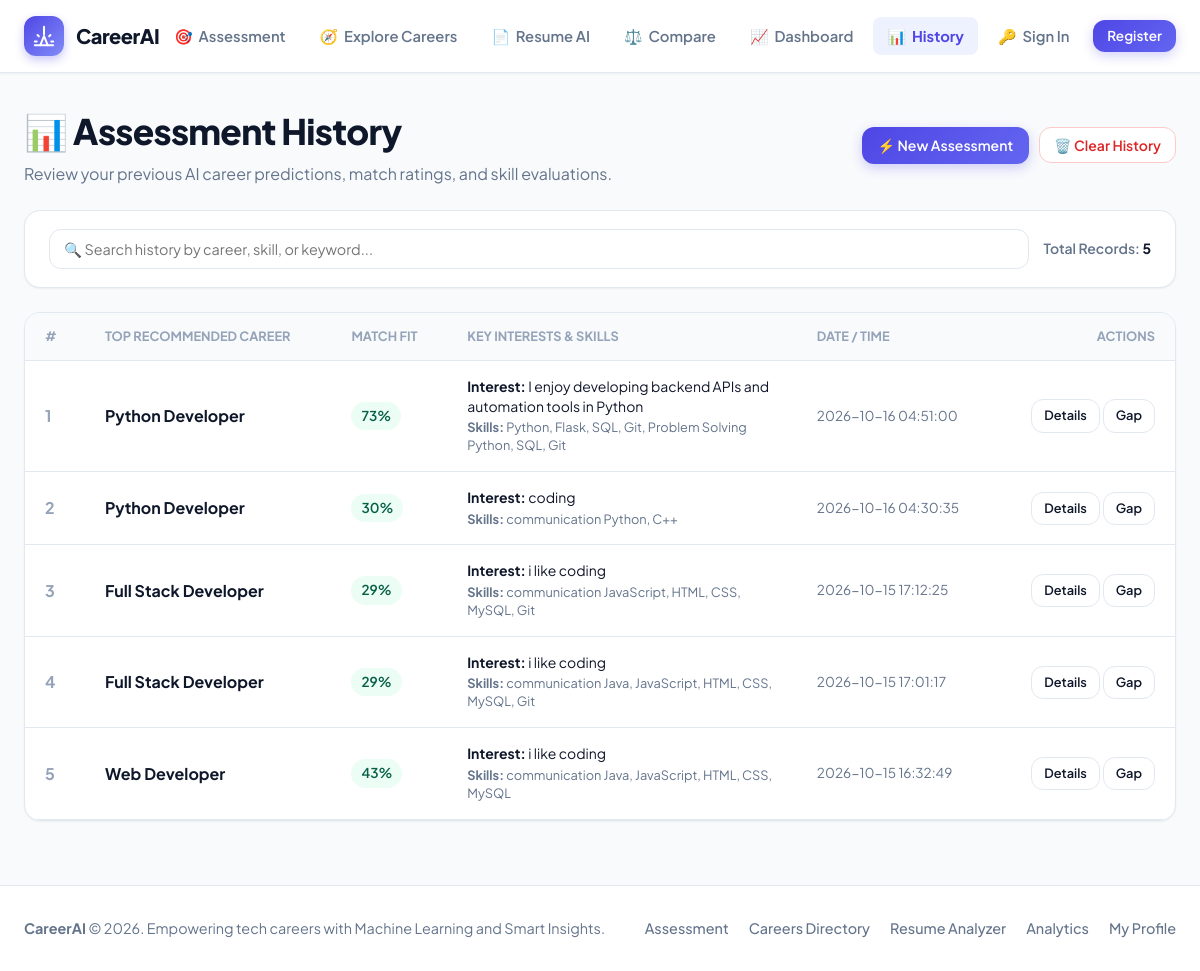
The app's page /history with its own data.
### tables this page shows
CREATE TABLE history (
            id INTEGER PRIMARY KEY AUTOINCREMENT,
            interest TEXT,
            skills TEXT,
            languages TEXT,
            top_career TEXT,
            match_percentage INTEGER,
            created_at TIMESTAMP DEFAULT CURRENT_TIMESTAMP
        , user_id INTEGER NULL, user_email TEXT NULL);

### app.py (the view)
@app.route("/history")
def history():
    connection = sqlite3.connect(DATABASE)
    connection.row_factory = sqlite3.Row
    try:
        cursor = connection.cursor()
        cursor.execute("SELECT * FROM history ORDER BY id DESC")
        history_data = cursor.fetchall()
    finally:
        connection.close()
    return render_template("history.html", history=history_data)

### app.py (called while the page is built)
@app.context_processor
def inject_current_user():
    user_id = session.get("user_id")
    user_name = session.get("user_name")
    user_email = session.get("user_email")
    role = session.get("role", "user")
    return {
        "current_user": {
            "id": user_id,
            "name": user_name,
            "email": user_email,
            "role": role,
            "is_authenticated": bool(user_id),
            "is_admin": (role == "admin")
        }
    }

### templates/history.html (shortened to what this page needs)
{% extends "base.html" %}
{% block content %}
<div class="breadcrumb-bar">
    <div>
        <h1 style="font-size: 2.2rem; font-weight: 800; color: var(--text-main); letter-spacing: -0.02em;">📊 Assessment History</h1>
        <p style="color: var(--text-muted); margin-top: 4px;">Review your previous AI career predictions, match ratings, and skill evaluations.</p>
    </div>
    <div style="display: flex; gap: 10px;">
        <a href="/" class="btn btn-primary" style="padding: 8px 16px; font-size: 0.875rem;">
            <span>⚡ New Assessment</span>
        </a>
        {% if history %}
        <form action="/clear-history" method="POST" onsubmit="return confirm('Are you sure you want to delete all prediction history? Profile data will NOT be affected.');" style="display: inline;">
            <button type="submit" class="btn btn-secondary" style="padding: 8px 14px; font-size: 0.875rem; color: #dc2626; border-color: #fecaca;">
                <span>🗑️ Clear History</span>
            </button>
        </form>
        {% endif %}
    </div>
</div>
<div class="card" style="margin-bottom: 24px; padding: 18px 24px; display: flex; justify-content: space-between; align-items: center; flex-wrap: wrap; gap: 14px;">
    <div style="flex: 1; min-width: 250px;">
        <input type="text" id="historySearch" placeholder="🔍 Search history by career, skill, or keyword..."
               style="width: 100%; padding: 10px 14px; border: 1px solid var(--border); border-radius: var(--radius-md); font-size: 0.9rem; outline: none;">
    </div>
    <div style="font-size: 0.875rem; color: var(--text-muted); font-weight: 600;">
        Total Records: <strong style="color: var(--text-main);">{{ history|length }}</strong>
    </div>
</div>
<div class="card" style="padding: 0; overflow-x: auto;">
    <table style="width: 100%; border-collapse: collapse; text-align: left; min-width: 800px;" id="historyTable">
        <thead>
            <tr style="background: var(--bg-main); border-bottom: 1px solid var(--border);">
                <th style="padding: 14px 20px; font-size: 0.8rem; font-weight: 700; color: var(--text-light); text-transform: uppercase; width: 60px;">#</th>
                <th style="padding: 14px 20px; font-size: 0.8rem; font-weight: 700; color: var(--text-light); text-transform: uppercase;">Top Recommended Career</th>
                <th style="padding: 14px 20px; font-size: 0.8rem; font-weight: 700; color: var(--text-light); text-transform: uppercase;">Match Fit</th>
                <th style="padding: 14px 20px; font-size: 0.8rem; font-weight: 700; color: var(--text-light); text-transform: uppercase;">Key Interests & Skills</th>
                <th style="padding: 14px 20px; font-size: 0.8rem; font-weight: 700; color: var(--text-light); text-transform: uppercase;">Date / Time</th>
                <th style="padding: 14px 20px; font-size: 0.8rem; font-weight: 700; color: var(--text-light); text-transform: uppercase; text-align: right;">Actions</th>
            </tr>
        </thead>
        <tbody>
            {% if history %}
                {% for row in history %}
                <tr style="border-bottom: 1px solid var(--border);" class="history-row">
                    <td style="padding: 16px 20px; font-weight: 700; color: var(--text-light);">{{ loop.index }}</td>
                    <td style="padding: 16px 20px;">
                        <div style="font-weight: 700; color: var(--text-main); font-size: 1rem;">
                            {{ row['top_career'] }}
                        </div>
                    </td>
                    <td style="padding: 16px 20px;">
                        <div style="display: flex; align-items: center; gap: 8px;">
                            <span class="badge badge-success" style="font-size: 0.85rem;">{{ row['match_percentage'] }}%</span>
                        </div>
                    </td>
                    <td style="padding: 16px 20px; max-width: 320px;">
                        <div style="font-size: 0.875rem; color: var(--text-main); line-height: 1.4; word-break: break-word;">
                            {% if row['interest'] %}
                            <div><strong>Interest:</strong> {{ row['interest']|truncate(60) }}</div>
                            {% endif %}
                            {% if row['skills'] or row['languages'] %}
                            <div style="color: var(--text-muted); font-size: 0.8rem; margin-top: 3px;">
                                <strong>Skills:</strong> {{ (row['skills'] ~ ' ' ~ row['languages'])|truncate(60) }}
                            </div>
                            {% endif %}
                        </div>
                    </td>
                    <td style="padding: 16px 20px; font-size: 0.85rem; color: var(--text-muted); white-space: nowrap;">
                        {{ row['created_at'] }}
                    </td>
                    <td style="padding: 16px 20px; text-align: right; white-space: nowrap;">
                        <a href="/career-details/{{ row['top_career'] }}" class="btn btn-secondary" style="font-size: 0.8rem; padding: 6px 12px;">
                            Details
                        </a>
                        <a href="/skill-gap/{{ row['top_career'] }}" class="btn btn-secondary" style="font-size: 0.8rem; padding: 6px 12px;">
                            Gap
                        </a>
                    </td>
                </tr>
                {% endfor %}
            {% endif %}
        </tbody>
    </table>
</div>
{% endblock %}

### templates/base.html (shortened to what this page needs)
<!DOCTYPE html>
<html lang="en">
<head>
</head>
<body>
    <nav class="navbar">
        <div class="nav-container">
            <a href="/" class="nav-brand">
                <div class="nav-brand-icon">
                </div>
                <span>CareerAI</span>
            </a>
            <div class="nav-links" id="navLinks">
                <a href="/" class="nav-item {% if request.path == '/' %}active{% endif %}">
                    <span>🎯</span> Assessment
                </a>
                <a href="/careers" class="nav-item {% if request.path == '/careers' %}active{% endif %}">
                    <span>🧭</span> Explore Careers
                </a>
                <a href="/resume" class="nav-item {% if '/resume' in request.path %}active{% endif %}">
                    <span>📄</span> Resume AI
                </a>
                <a href="/compare" class="nav-item {% if request.path == '/compare' %}active{% endif %}">
                    <span>⚖️</span> Compare
                </a>
                <a href="/dashboard" class="nav-item {% if request.path == '/dashboard' %}active{% endif %}">
                    <span>📈</span> Dashboard
                </a>
                <a href="/history" class="nav-item {% if request.path == '/history' %}active{% endif %}">
                    <span>📊</span> History
                </a>
                {% if current_user.is_authenticated %}
                <a href="/profile" class="nav-item {% if '/profile' in request.path %}active{% endif %}">
                    <span>👤</span> {{ current_user.name.split(' ')[0] if current_user.name else 'Profile' }}
                </a>
                <a href="/logout" class="nav-item" style="color: #dc2626;" title="Sign Out">
                    <span>🚪</span> Logout
                </a>
                {% else %}
                <a href="/login" class="nav-item {% if request.path == '/login' %}active{% endif %}">
                    <span>🔑</span> Sign In
                </a>
                <a href="/register" class="btn btn-primary" style="padding: 6px 14px; font-size: 0.85rem; margin-left: 4px;">
                    Register
                </a>
                {% endif %}
            </div>
        </div>
    </nav>
    <main class="main-content">
        {% block content %}{% endblock %}
    </main>
    <footer class="footer">
        <div class="footer-content">
            <div>
                <strong>CareerAI</strong> &copy; 2026. Empowering tech careers with Machine Learning and Smart Insights.
            </div>
            <div class="footer-links">
                <a href="/">Assessment</a>
                <a href="/careers">Careers Directory</a>
                <a href="/resume">Resume Analyzer</a>
                <a href="/dashboard">Analytics</a>
                <a href="/profile">My Profile</a>
            </div>
        </div>
    </footer>
</body>
</html>

### templates/base.html (style rules this page uses)
:root { --primary: #4f46e5; --primary-hover: #4338ca; --primary-light: #eef2ff; --primary-text: #3730a3; --secondary: #0ea5e9; --secondary-light: #f0f9ff; --success: #10b981; --success-light: #ecfdf5; --success-text: #065f46; --warning: #f59e0b; --warning-light: #fffbeb; --danger: #ef4444; --danger-light: #fef2f2; --bg-main: #f8fafc; --bg-card: #ffffff; --text-main: #0f172a; --text-muted: #64748b; --text-light: #94a3b8; --border: #e2e8f0; --border-hover: #cbd5e1; --shadow-sm: 0 1px 2px 0 rgba(0, 0, 0, 0.05); --shadow-md: 0 4px 6px -1px rgba(0, 0, 0, 0.08), 0 2px 4px -2px rgba(0, 0, 0, 0.04); --shadow-lg: 0 10px 15px -3px rgba(0, 0, 0, 0.08), 0 4px 6px -4px rgba(0, 0, 0, 0.04); --shadow-xl: 0 20px 25px -5px rgba(0, 0, 0, 0.08), 0 8px 10px -6px rgba(0, 0, 0, 0.04); --radius-sm: 8px; --radius-md: 12px; --radius-lg: 16px; --radius-xl: 24px; }
* { box-sizing: border-box; margin: 0; padding: 0; font-family: 'Plus Jakarta Sans', 'Inter', -apple-system, BlinkMacSystemFont, 'Segoe UI', Roboto, sans-serif; }
body { background-color: var(--bg-main); color: var(--text-main); min-height: 100vh; display: flex; flex-direction: column; line-height: 1.5; -webkit-font-smoothing: antialiased; }
.navbar { background: rgba(255, 255, 255, 0.95); backdrop-filter: blur(12px); -webkit-backdrop-filter: blur(12px); border-bottom: 1px solid var(--border); position: sticky; top: 0; z-index: 1000; box-shadow: var(--shadow-sm); }
.nav-container { max-width: 1200px; margin: 0 auto; padding: 0 24px; height: 72px; display: flex; align-items: center; justify-content: space-between; }
.nav-brand { display: flex; align-items: center; gap: 12px; text-decoration: none; color: var(--text-main); font-weight: 800; font-size: 1.25rem; letter-spacing: -0.025em; }
.nav-brand-icon { width: 40px; height: 40px; background: linear-gradient(135deg, var(--primary), #818cf8); border-radius: var(--radius-md); display: flex; align-items: center; justify-content: center; color: white; box-shadow: 0 4px 10px rgba(79, 70, 229, 0.3); }
.nav-links { display: flex; align-items: center; gap: 6px; }
.nav-item { text-decoration: none; color: var(--text-muted); font-size: 0.925rem; font-weight: 600; padding: 8px 14px; border-radius: var(--radius-sm); transition: all 0.2s ease; display: flex; align-items: center; gap: 6px; }
.nav-item.active { color: var(--primary); background: var(--primary-light); font-weight: 700; }
.main-content { flex: 1; width: 100%; max-width: 1200px; margin: 0 auto; padding: 32px 24px 64px; }
.card { background: var(--bg-card); border: 1px solid var(--border); border-radius: var(--radius-lg); padding: 28px; box-shadow: var(--shadow-sm); transition: all 0.25s ease; }
.btn { display: inline-flex; align-items: center; justify-content: center; gap: 8px; padding: 10px 20px; font-size: 0.95rem; font-weight: 600; border-radius: var(--radius-md); text-decoration: none; border: none; cursor: pointer; transition: all 0.2s ease; }
.btn-primary { background: linear-gradient(135deg, var(--primary), #6366f1); color: white; box-shadow: 0 4px 12px rgba(79, 70, 229, 0.25); }
.btn-secondary { background: white; color: var(--text-main); border: 1px solid var(--border); }
.badge { display: inline-flex; align-items: center; gap: 6px; padding: 4px 10px; font-size: 0.8rem; font-weight: 600; border-radius: 9999px; background: var(--primary-light); color: var(--primary-text); }
.badge-success { background: var(--success-light); color: var(--success-text); }
.breadcrumb-bar { display: flex; align-items: center; justify-content: space-between; margin-bottom: 24px; }
.footer { background: white; border-top: 1px solid var(--border); padding: 32px 24px; margin-top: auto; }
.footer-content { max-width: 1200px; margin: 0 auto; display: flex; align-items: center; justify-content: space-between; flex-wrap: wrap; gap: 16px; color: var(--text-muted); font-size: 0.9rem; }
.footer-links { display: flex; gap: 20px; }
.footer-links a { color: var(--text-muted); text-decoration: none; font-weight: 500; transition: color 0.2s ease; }

### records on screen
history: top_career "Python Developer", match_percentage "73", interest "I enjoy developing backend APIs and automation tools in Python", skills+languages "Python, Flask, SQL, Git, Problem Solving Python, SQL, Git", created_at "2026-10-16 04:51:00"
history: top_career "Python Developer", match_percentage "30", interest "coding", skills+languages "communication Python, C++", created_at "2026-10-16 04:30:35"
history: top_career "Full Stack Developer", match_percentage "29", interest "i like coding", skills+languages "communication JavaScript, HTML, CSS, MySQL, Git", created_at "2026-10-15 17:12:25"
history: top_career "Full Stack Developer", match_percentage "29", interest "i like coding", skills+languages "communication Java, JavaScript, HTML, CSS, MySQL, Git", created_at "2026-10-15 17:01:17"
history: top_career "Web Developer", match_percentage "43", interest "i like coding", skills+languages "communication Java, JavaScript, HTML, CSS, MySQL", created_at "2026-10-15 16:32:49"

### other values on screen
{{ history|length }} "5"
